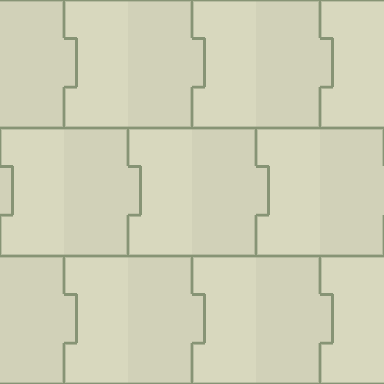
#> input picture experiments/sky_texture_choices/1A.png, 384 x 384 px, found by its file name
$ python compose_reopened.py
#> lines starting #> are read from the running program, lines starting #| are printed output that depends on the picture
"""Boards for reopened Phase 1 concepts; production and locked artwork are read-only."""
from pathlib import Path
from PIL import Image, ImageDraw, ImageFont

HERE = Path(__file__).resolve().parent
OUT = HERE / "v3"
CURRENT = HERE.parents[1] / "assets/textures/sky_sanctuary"
TITLE = ImageFont.truetype("C:/Windows/Fonts/segoeuib.ttf", 27)
FONT = ImageFont.truetype("C:/Windows/Fonts/segoeui.ttf", 21)
SMALL = ImageFont.truetype("C:/Windows/Fonts/segoeui.ttf", 16)

def compose(name, title, entries, height=470):
#> called with name = 'choices-1.png', title = '1. Bottom floor / reopened A', height = 470
    board = Image.new("RGB", (1200, height), "#202a35")
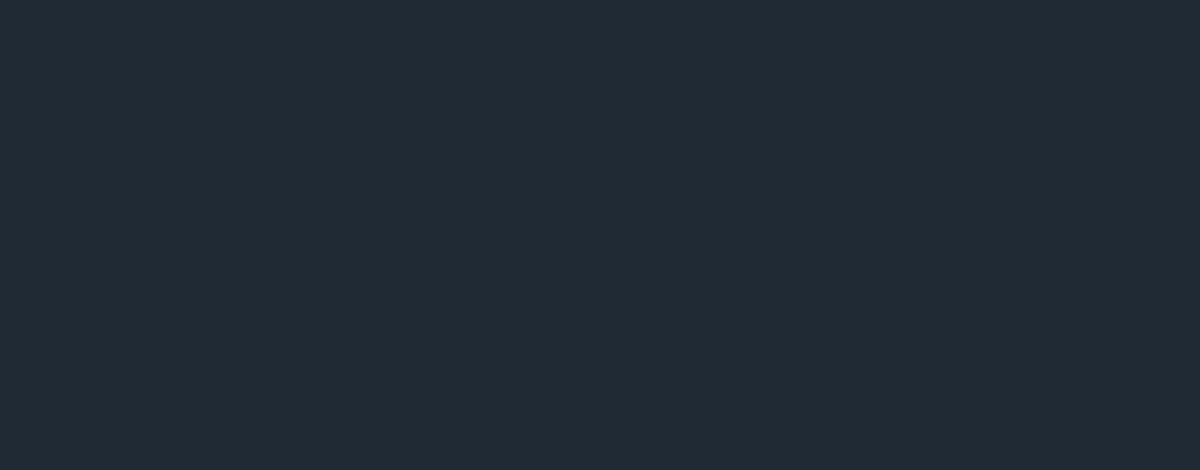
#> board: PIL image 1200x470 RGB; mean R, G, B 32, 42, 53
    draw = ImageDraw.Draw(board)
    draw.text((20, 12), title, font=TITLE, fill="#f1eddb")
    width = 1160 // len(entries)
    for i, (label, path, note) in enumerate(entries):
        x = 20 + width*i
        draw.text((x, 55), label, font=FONT, fill="#e2e8df")
        image = Image.open(path).convert("RGB")
        image.thumbnail((width-20, height-145), Image.Resampling.LANCZOS)
#> image: PIL image 325x325 RGB
        board.paste(image, (x+(width-20-image.width)//2, 93))
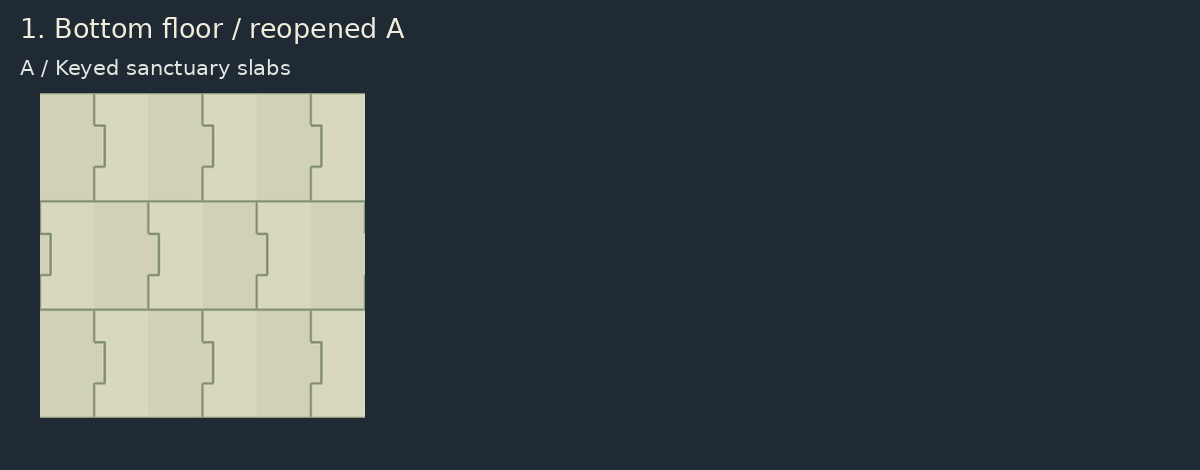
#> board: PIL image 1200x470 RGB; mean R, G, B 66.2, 74.4, 78.3
        draw.text((x, height-38), note, font=SMALL, fill="#bdcbd0")
#> pass 2 of the loop in compose, `for i, (label, path, note) in enumerate(entries):`:
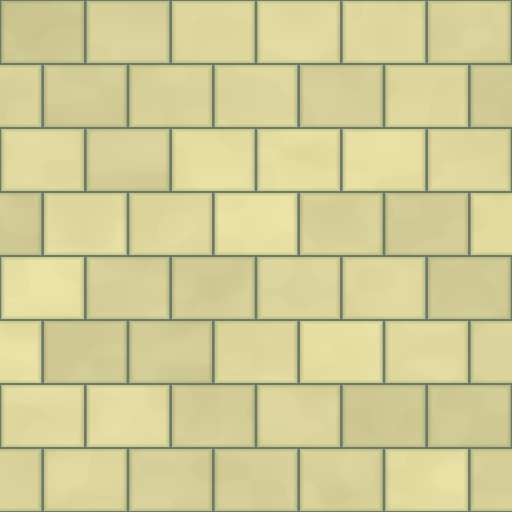
#> input picture experiments/sky_texture_choices/v2/1B.png, 512 x 512 px
#> in compose, `board.paste(image, (x+(width-20-image.width)//2, 93))`:
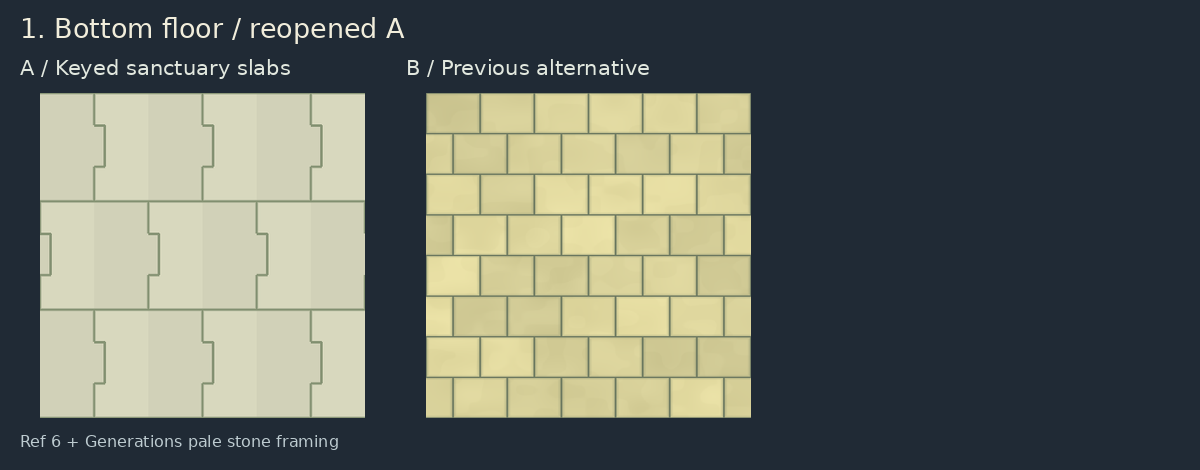
#> board: PIL image 1200x470 RGB; mean R, G, B 100, 105.2, 97.1
    board.save(OUT/name)

#> (the run stopped early here; a loop or call above may not have finished)
